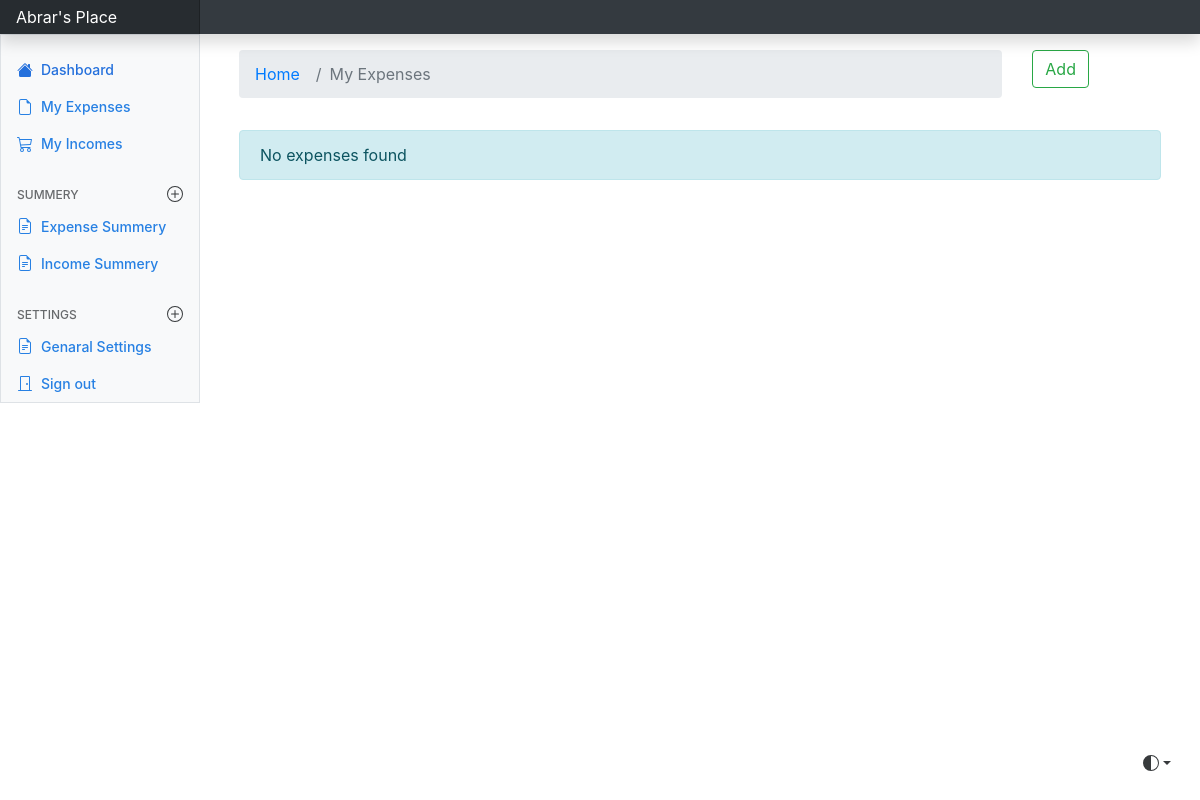
The page / (signed in) on the database as committed earlier.
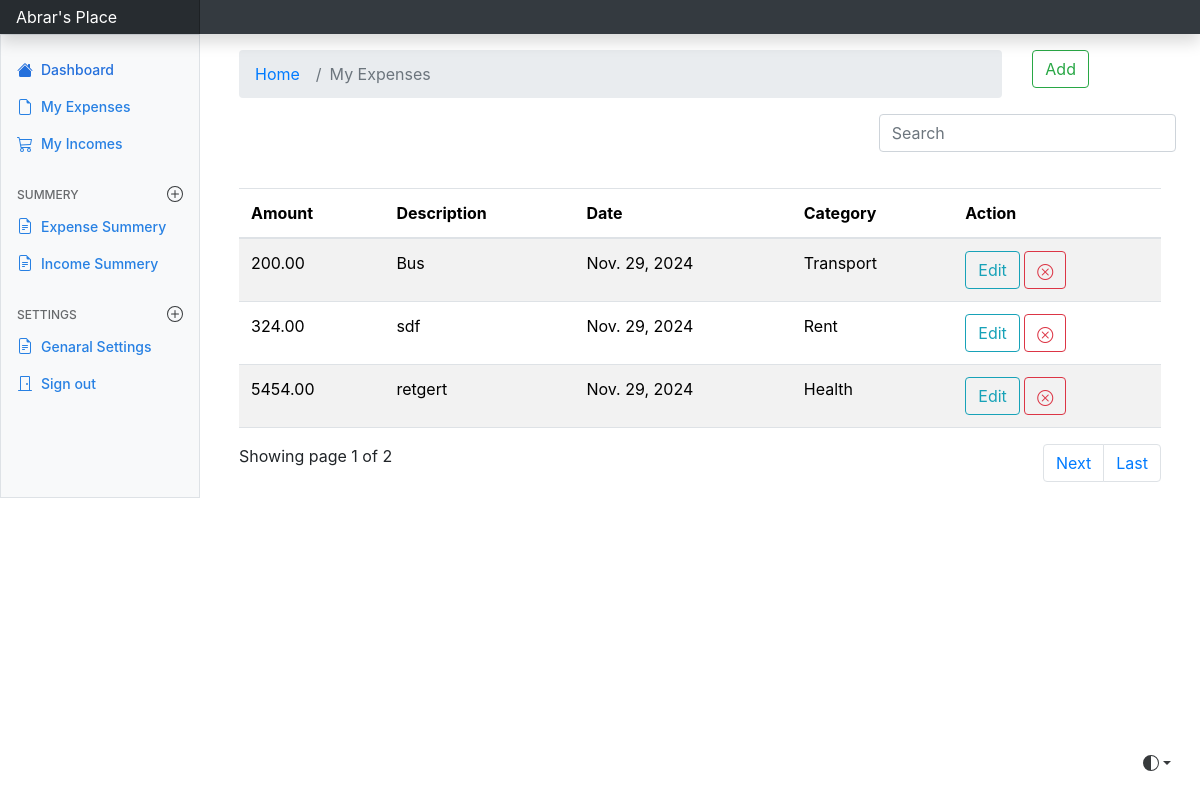
The same page on the database as committed later.
### expenses/models.py (models this page shows, shortened)
class Add_expense(models.Model):
    category_type = {
        "Rent": "Rent",
        "Food": "Food",
        "Transport": "Transport",
        "Entertainment": "Entertainment",
        "Health": "Health",
        "Other": "Other",
    }
    user = models.ForeignKey(settings.AUTH_USER_MODEL, on_delete=models.CASCADE, default=1)
    amount = models.DecimalField(max_digits=10, decimal_places=2)
    description = models.TextField()
    category = models.CharField(choices=list(category_type.items()), max_length=20)
    date = models.DateField()

### expenses/views.py (the view)
# urls.py: path('', views.index, name='index'),
@login_required(login_url='/authentication/')
def index(request):
    data = Add_expense.objects.filter(user=request.user)
    currency = UserPreferences.objects.all()
    paginator = Paginator(data, 3)
    page_number = request.GET.get('page')
    page_obj = paginator.get_page(page_number)
    return render(request, 'expenses/index.html', {'data': data, 'page_obj': page_obj, 'currency': currency})

### templates/expenses/index.html (shortened to what this page needs)
{% extends "base.html" %}
{% load static %}
{% block content %}
<link rel="stylesheet" href="https://cdn.jsdelivr.net/npm/bootstrap@4.0.0/dist/css/bootstrap.min.css">
<link rel="stylesheet" href="https://cdn.jsdelivr.net/npm/bootstrap-icons@1.11.3/font/bootstrap-icons.min.css">
<div class ="container mt-3">
    <div class="row">
        <div class="col-md-10">
            <nav aria-label="breadcrumb">
                <ol class="breadcrumb">
                <li class="breadcrumb-item"><a href="{% url 'index' %}">Home</a></li>
                <li class="breadcrumb-item active" aria-current="page">My Expenses</li>
                </ol>
            </nav>
        </div>
        <div class="col-md-1">
            <a href="{% url 'expense' %}" type="button" class="btn btn-outline-success">Add</a>
        </div>
    </div>
</div>
{% if data %}
<div class="row justify-content-end">
    <div class="col-md-4">
        <form method="GET">
            <div class="input-group mb-3">
                <input type="text" class="form-control" placeholder="Search" name="search" id="searchField" value="{{ request.GET.q }}">
            </div>
        </form>
    </div>
</div>
<div class="container" style="margin-top: 20px;">
    <div class="app-table">
        <table class="table table-striped">
            <thead>
                <tr>
                    <th scope="col">Amount</th>
                    <th scope="col">Description</th>
                    <th scope="col">Date</th>
                    <th scope="col">Category</th>
                    <th scope="col">Action</th>
                </tr>
            </thead>
            <tbody>
                {% for expense in page_obj %}
                <tr>
                    <td>{{ expense.amount }}</td>
                    <td>{{ expense.description }}</td>
                    <td>{{ expense.date }}</td>
                    <td>{{ expense.category }}</td>
                    <td>
                        <a href="{% url 'edit' expense.id %}" type="button" class="btn btn-outline-info">Edit</a>
                        <a href="{% url 'delete' expense.id %}" class="btn btn-outline-danger"><i class="bi bi-x-circle"></i></a>
                    </td>
                </tr>
                {% endfor %}
            </tbody>
        </table>
    </div>
    <div class="pagination-container">
    <div class="">
        Showing page {{page_obj.number}} of {{page_obj.paginator.num_pages}}
        <ul class="pagination align-right float-right mr-auto">
            {% if page_obj.has_next %}
            <li class="page-item">
                <a class="page-link" href="?page={{ page_obj.next_page_number }}">Next</a>
            </li>
            <li class="page-item">
                <a class="page-link" href="?page={{ page_obj.paginator.num_pages }}">Last</a>
            </li>
            {% endif %}
        </ul>
    </div>
    </div>
</div>
{% else %}
    <div class="container mt-3">
        <div class="alert alert-info" role="alert">
            No expenses found
        </div>
    </div>
{% endif %}
{% endblock content %}

### templates/base.html (shortened to what this page needs)
{% load static %}
<!doctype html>
<html lang="en" data-bs-theme="auto">
  <head>
    <link rel="stylesheet" href="https://cdn.jsdelivr.net/npm/@docsearch/css@3">
<link href="{% static 'css/bootstrap.min.css' %}" rel="stylesheet">
<link href="{% static 'css/main.css' %}" rel="stylesheet">
    <link href="{% static 'css/dashboard.css' %}" rel="stylesheet">
  </head>
  <body>
    <div class="dropdown position-fixed bottom-0 end-0 mb-3 me-3 bd-mode-toggle">
      <button class="btn btn-bd-primary py-2 dropdown-toggle d-flex align-items-center"
              id="bd-theme"
              type="button"
              aria-expanded="false"
              data-bs-toggle="dropdown"
              aria-label="Toggle theme (auto)">
        <svg class="bi my-1 theme-icon-active" width="1em" height="1em"><use href="#circle-half"></use></svg>
      </button>
    </div>
<header class="navbar sticky-top bg-dark flex-md-nowrap p-0 shadow" data-bs-theme="dark">
  <a class="navbar-brand col-md-3 col-lg-2 me-0 px-3 fs-6 text-white" href="#">Abrar's Place</a>
</header>
<div class="container-fluid">
  <div class="row">
    {% include "partials/_sidebar.html" %}
    <main class="col-md-9 ms-sm-auto col-lg-10 px-md-4">
      {% block content %}
      {% endblock %}
    </main>
  </div>
</div>
    </body>
</html>

### templates/partials/_sidebar.html (shortened to what this page needs)
{% load static %}
<div class="sidebar border border-right col-md-3 col-lg-2 p-0 bg-body-tertiary">
    <div class="offcanvas-md offcanvas-end bg-body-tertiary" tabindex="-1" id="sidebarMenu" aria-labelledby="sidebarMenuLabel">
      <div class="offcanvas-body d-md-flex flex-column p-0 pt-lg-3 overflow-y">
        <ul class="nav flex-column">
          <li class="nav-item">
            <a class="nav-link d-flex align-items-center gap-2 active" aria-current="page" href="{% url 'index' %}">
              <svg class="bi"><use xlink:href="#house-fill"/></svg>
              Dashboard
            </a>
          </li>
          <li class="nav-item">
            <a class="nav-link d-flex align-items-center gap-2" href="{% url 'all_expenses' %}">
              <svg class="bi"><use xlink:href="#file-earmark"/></svg>
              My Expenses
            </a>
          </li>
          <li class="nav-item">
            <a class="nav-link d-flex align-items-center gap-2" href="{% url "income" %}">
              <svg class="bi"><use xlink:href="#cart"/></svg>
              My Incomes
            </a>
          </li>
        </ul>
        <h6 class="sidebar-heading d-flex justify-content-between align-items-center px-3 mt-4 mb-1 text-body-secondary text-uppercase">
          <span>Summery</span>
          <a class="link-secondary" href="#" aria-label="Add a new report">
            <svg class="bi"><use xlink:href="#plus-circle"/></svg>
          </a>
        </h6>
        <ul class="nav flex-column mb-auto">
          <li class="nav-item">
            <a class="nav-link d-flex align-items-center gap-2" href="{% url "stat" %}">
              <svg class="bi"><use xlink:href="#file-earmark-text"/></svg>
              Expense Summery
            </a>
          </li>
          <li class="nav-item">
            <a class="nav-link d-flex align-items-center gap-2" href="#">
              <svg class="bi"><use xlink:href="#file-earmark-text"/></svg>
              Income Summery
            </a>
          </li>
        </ul>
        <h6 class="sidebar-heading d-flex justify-content-between align-items-center px-3 mt-4 mb-1 text-body-secondary text-uppercase">
          <span>Settings</span>
          <a class="link-secondary" href="#" aria-label="Add a new report">
            <svg class="bi"><use xlink:href="#plus-circle"/></svg>
          </a>
        </h6>
        <ul class="nav flex-column mb-auto">
          <li class="nav-item">
            <a class="nav-link d-flex align-items-center gap-2" href="{% url 'general_settings' %}">
              <svg class="bi"><use xlink:href="#file-earmark-text"/></svg>
              Genaral Settings
            </a>
          </li>
          <li class="nav-item">
            <a class="nav-link d-flex align-items-center gap-2" href="{% url 'logout' %}">
              <svg class="bi"><use xlink:href="#door-closed"/></svg>
              Sign out
            </a>
          </li>
        </ul>
      </div>
    </div>
  </div>

### Expense_Tracker/static/css/main.css (style rules this page uses)
.bi { vertical-align: -.125em; fill: currentColor; }
.bd-mode-toggle { z-index: 1500; }

Rows that differ between the two databases and show on the page:
added Add_expense: amount "200.00", description "Bus", date "Nov. 29, 2024", category "Transport"
added Add_expense: amount "324.00", description "sdf", date "Nov. 29, 2024", category "Rent"
added Add_expense: amount "5454.00", description "retgert", date "Nov. 29, 2024", category "Health"
Other text that changed with them:
{{ page_obj.number }}: (not shown) → "1"
{{ page_obj.paginator.num_pages }}: (not shown) → "2"
text no longer shown: "No expenses found"
text now shown: "Amount Description Date Category Action Showing page of Next Last"
